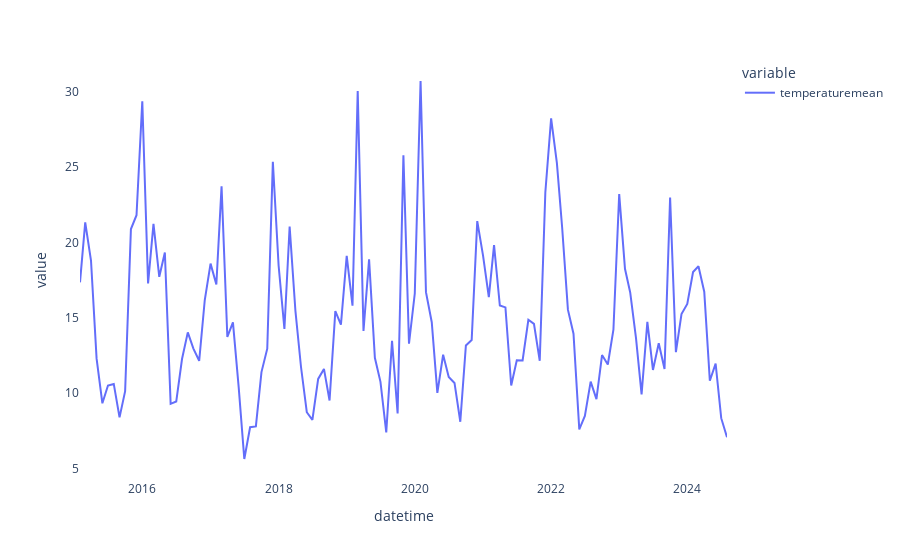

Notebook source saved alongside this figure:
### Code cell
def lineChart(dataset,variable,startDate,endDate,period):


    dataset["datetime"] = pd.to_datetime(dataset["datetime"])
    daterange = pd.date_range(startDate, endDate, freq=period)

    filtered_dataset = dataset[dataset["datetime"].isin(daterange)]

    fig = px.line(filtered_dataset, y=variable,x = "datetime")
    fig.update_layout(plot_bgcolor='white')
    fig.show()

startDate = pd.Timestamp("2015-01-01", tz='UTC')
endDate = pd.Timestamp("2024-07-31", tz='UTC')
variable = ["temperaturemean"]
period = "M"
print(lineChart(dataset,variable,startDate,endDate,period))
